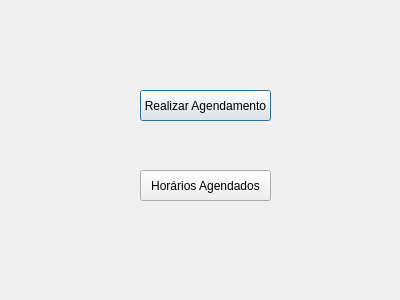
<?xml version="1.0" encoding="UTF-8"?>
<ui version="4.0">
 <class>TelaInicialCliente</class>
 <widget class="QDialog" name="TelaInicialCliente">
  <property name="geometry">
   <rect>
    <x>0</x>
    <y>0</y>
    <width>400</width>
    <height>300</height>
   </rect>
  </property>
  <property name="windowTitle">
   <string>Dialog</string>
  </property>
  <widget class="QPushButton" name="realizarAgendamentoBtn">
   <property name="geometry">
    <rect>
     <x>140</x>
     <y>90</y>
     <width>131</width>
     <height>31</height>
    </rect>
   </property>
   <property name="text">
    <string>Realizar Agendamento</string>
   </property>
  </widget>
  <widget class="QPushButton" name="horariosAgendadosBtn">
   <property name="geometry">
    <rect>
     <x>140</x>
     <y>170</y>
     <width>131</width>
     <height>31</height>
    </rect>
   </property>
   <property name="text">
    <string>Horários Agendados</string>
   </property>
  </widget>
 </widget>
 <resources/>
 <connections/>
</ui>
